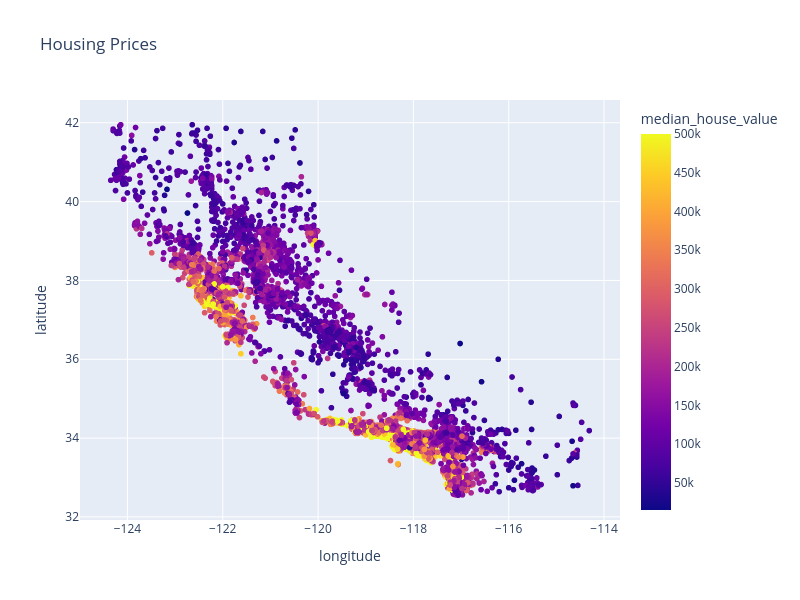

The cell this chart's notebook holds for it:
### Markdown cell above
# EDA

### Code cell
px.scatter(train_set, x="longitude", y="latitude", color="median_house_value",  title="Housing Prices", width=800, height=600)

### Figure 1 — Plotly figure (JSON) as saved in the notebook; plotly's stock layout.template omitted (floating-point values rounded to 4 significant figures; data arrays with more than 128 entries replaced by an {"elided": "..."} marker saying what was removed)
{"data": [{"hovertemplate": "longitude=%{x}<br>latitude=%{y}<br>median_house_value=%{marker.color}<extra></extra>", "legendgroup": "", "marker": {"color": {"elided": "16512 int values"}, "coloraxis": "coloraxis", "symbol": "circle"}, "mode": "markers", "name": "", "showlegend": false, "type": "scattergl", "x": {"elided": "16512 float values"}, "xaxis": "x", "y": {"elided": "16512 float values"}, "yaxis": "y"}], "layout": {"coloraxis": {"colorbar": {"title": {"text": "median_house_value"}}, "colorscale": [[0, "#0d0887"], [0.1111, "#46039f"], [0.2222, "#7201a8"], [0.3333, "#9c179e"], [0.4444, "#bd3786"], [0.5556, "#d8576b"], [0.6667, "#ed7953"], [0.7778, "#fb9f3a"], [0.8889, "#fdca26"], [1, "#f0f921"]]}, "height": 600, "legend": {"tracegroupgap": 0}, "title": {"text": "Housing Prices"}, "width": 800, "xaxis": {"anchor": "y", "domain": [0, 1], "title": {"text": "longitude"}}, "yaxis": {"anchor": "x", "domain": [0, 1], "title": {"text": "latitude"}}}}
